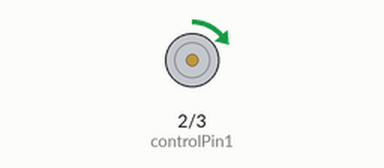
Bench run of a sketch on a simulated Arduino Uno, built with avr-gcc and run on an emulated ATmega328P. Shown: motor-driver pin pairs drawn as motors (green arrow = first pin HIGH = forward, orange = second pin HIGH = backward, longer = more drive, scaled by the enable pin).

Above: at 3.9 s.
Timing chart, 0 to 13.0 s (numbered marks = the images above):
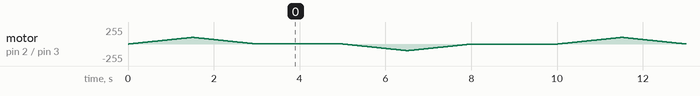

The sketch:

motor.ino
```cpp
const int controlPin1 = 2; // connected to pin 7 on the H-bridge
const int controlPin2 = 3; // connected to pin 2 on the H-bridge
const int enablePin = 9;   // connected to pin 1 on the H-bridge

int motorEnabled = 0; // Turns the motor on/off
int motorSpeed = 0; // speed of the motor
int motorDirection = 1; // current direction of the motor

void setup() {
  // intialize the inputs and outputs
  pinMode(controlPin1, OUTPUT);
  pinMode(controlPin2, OUTPUT);
  pinMode(enablePin, OUTPUT);

  // pull the enable pin LOW to start
  digitalWrite(enablePin, LOW);
}

void loop() {
  // read the value of the on/off switch
    digitalWrite(controlPin1, HIGH);
    digitalWrite(controlPin2, LOW);

    for(int i = 0; i < 100; i++){
      analogWrite(enablePin, i);
      delay(15);
    }
    for(int i = 100; i > 0; i--){
      analogWrite(enablePin, i);
      delay(15);
    }

    delay(2000);

    digitalWrite(controlPin1, LOW);
    digitalWrite(controlPin2, HIGH);

    for(int i = 0; i < 100; i++){
      analogWrite(enablePin, i);
      delay(15);
    }
    for(int i = 100; i > 0; i--){
      analogWrite(enablePin, i);
      delay(15);
    }

    delay(2000);

}
```
